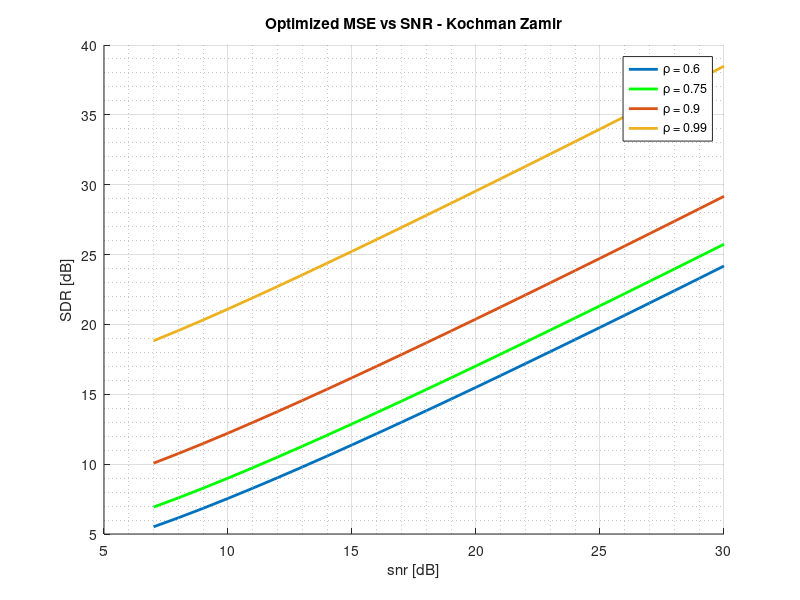

Recreate this plot in MATLAB.
clear; close all; clc;

%% Optimize Kochman Zamir JSCC scheme

snr = 7 : 1 : 30;
snrLin = 10.^(snr/10);

Delta = sqrt(12);
rho = [0.6 0.75 0.9 0.99];

MSE = zeros(length(rho),length(snr));
gammaOpt  = zeros(length(rho),length(snr));
gamma = 0.1 : 0.01 : 4;
figure; hold all
lineStyle = ['-g','--k',':c',':g','b',':m'];

for i=1:length(rho)
    
    for j = 1 : length(snr)
        
        MSEanom  = 2*qfunc(0.5 * Delta ./ sqrt(gamma.^2 * (1 - rho(i)^2) + 1/snrLin(j)));
        MSEanom2 = 2*qfunc(3 * 0.5 * Delta ./ sqrt(gamma.^2 * (1 - rho(i)^2) + 1/snrLin(j)));

        MSEweak = (1 - MSEanom) .* ((1 - rho(i)^2)./(1 + gamma.^2 * (1 - rho(i)^2)*snrLin(j)));
        
        MSEtotal = Delta * (gamma*(1 - rho(i)^2) ./ (gamma.^2 * (1 - rho(i)^2) + 1/snrLin(j))) .* MSEanom + ...
            2*Delta * (gamma*(1 - rho(i)^2) ./ (gamma.^2 * (1 - rho(i)^2) + 1/snrLin(j))) .* MSEanom2 + MSEweak;
        [MSEopt,optIdx] = min(MSEtotal);
        gammaOpt = gamma(optIdx);
        MSE(i,j) = MSEopt;
    end
    
    plot(snr,10*log10(1./MSE(i,:)),lineStyle(i),'LineWidth',2)
end
grid on; grid minor;
legend('\rho = 0.6','\rho = 0.75','\rho = 0.9','\rho = 0.99');
xlabel('snr [dB]'); ylabel('SDR [dB]');
title('Optimized MSE vs SNR - Kochman Zamir');